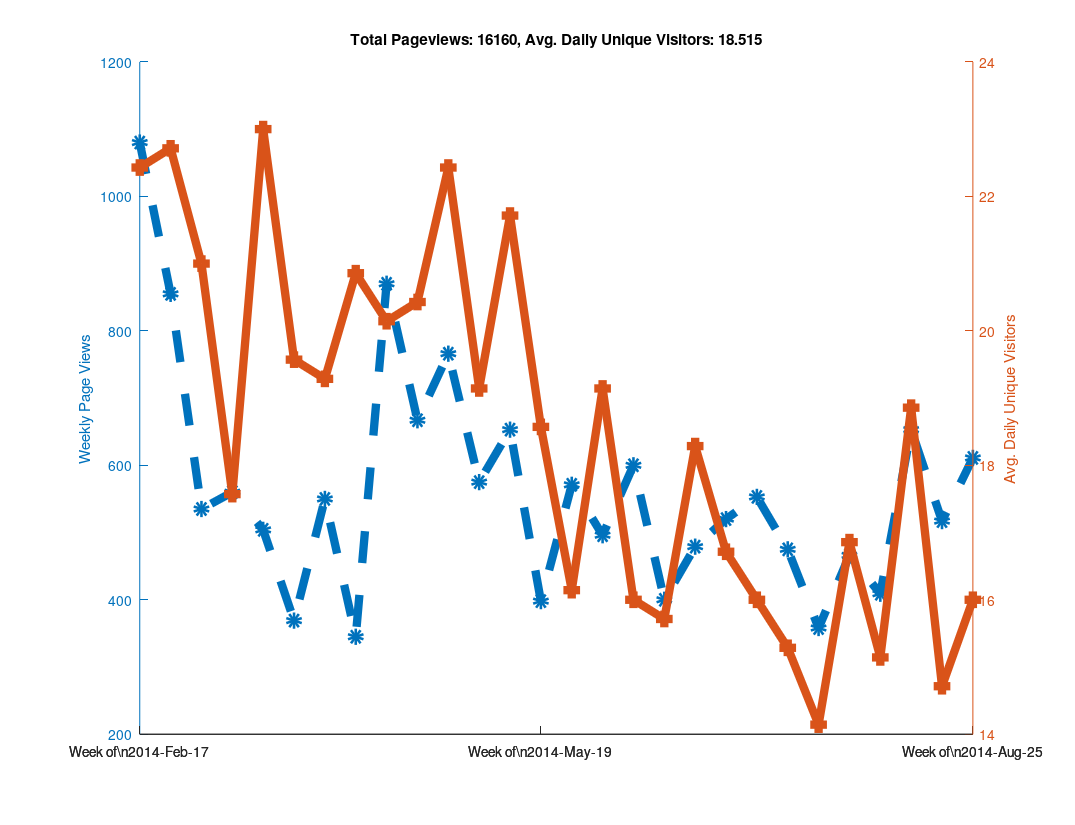

The MATLAB source for this figure:
clear all

% Github has a "traffic" page now, but it doesn't seem like you can
% put in an arbitrary date range?  When I looked at it, it showed the
% numbers of unique visitors and views for the last two weeks only...
% So as long as I check back at least once every two weeks I can keep
% a record of it?  Great...

% https://github.com/libMesh/libmesh/graphs/traffic

% Date, Views, Unique Visitors
data = {
    '2014-Feb-17', 274, 25
    '2014-Feb-18', 145, 30
    '2014-Feb-19', 129, 27
    '2014-Feb-20', 202, 24
    '2014-Feb-21', 240, 22
    '2014-Feb-22', 62,  17
    '2014-Feb-23', 28,  12
    '2014-Feb-24', 217, 19
    '2014-Feb-25', 90,  25
    '2014-Feb-26', 189, 36
    '2014-Feb-27', 112, 26
    '2014-Feb-28', 81,  20
    '2014-Mar-01', 113, 17
    '2014-Mar-02', 53,  16
    '2014-Mar-03', 41,  21
    '2014-Mar-04', 144, 35
    '2014-Mar-05', 51,  20
    '2014-Mar-06', 157, 25
    '2014-Mar-07', 50,  22
    '2014-Mar-08', 50,  11
    '2014-Mar-09', 42,  13
    '2014-Mar-10', 61,  16
    '2014-Mar-11', 27,  16
    '2014-Mar-12', 111, 20
    '2014-Mar-13', 66,  20
    '2014-Mar-14', 223, 25
    '2014-Mar-15', 46,   9
    '2014-Mar-16', 26,  17
    '2014-Mar-17', 80,  29
    '2014-Mar-18', 59,  30
    '2014-Mar-19', 85,  31
    '2014-Mar-20', 122, 18
    '2014-Mar-21', 61,  21
    '2014-Mar-22', 33,  18
    '2014-Mar-23', 64,  14
    '2014-Mar-24', 95,  24
    '2014-Mar-25', 75,  28
    '2014-Mar-26', 49,  18
    '2014-Mar-27', 57,  24
    '2014-Mar-28', 33,  16
    '2014-Mar-29', 41,  16
    '2014-Mar-30', 19,  11
    '2014-Mar-31', 52,  12
    '2014-Apr-01', 120, 21
    '2014-Apr-02', 68,  23
    '2014-Apr-03', 98,  28
    '2014-Apr-04', 77,  21
    '2014-Apr-05', 80,  15
    '2014-Apr-06', 55,  15
    '2014-Apr-07', 71,  31
    '2014-Apr-08', 84,  26
    '2014-Apr-09', 33,  18
    '2014-Apr-10', 32,  16
    '2014-Apr-11', 51,  20
    '2014-Apr-12', 25,  15
    '2014-Apr-13', 49,  20
    '2014-Apr-14', 120, 23
    '2014-Apr-15', 191, 27
    '2014-Apr-16', 219, 24
    '2014-Apr-17', 216, 30
    '2014-Apr-18', 63,  19
    '2014-Apr-19', 36,  11
    '2014-Apr-20', 25,   7
    '2014-Apr-21', 115, 24
    '2014-Apr-22', 128, 31
    '2014-Apr-23', 87,  25
    '2014-Apr-24', 108, 23
    '2014-Apr-25', 111, 20
    '2014-Apr-26', 89,   9
    '2014-Apr-27', 29,  11
    '2014-Apr-28', 177, 28
    '2014-Apr-29', 170, 27
    '2014-Apr-30', 183, 28
    '2014-May-01', 97,  25
    '2014-May-02', 64,  23
    '2014-May-03', 43,  12
    '2014-May-04', 32,  14
    '2014-May-05', 125, 28
    '2014-May-06', 68,  24
    '2014-May-07', 68,  19
    '2014-May-08', 114, 14
    '2014-May-09', 47,  20
    '2014-May-10', 139, 20
    '2014-May-11', 14,   9
    '2014-May-12', 90,  27
    '2014-May-13', 92,  22
    '2014-May-14', 197, 32
    '2014-May-15', 140, 26
    '2014-May-16', 59,  20
    '2014-May-17', 21,  9
    '2014-May-18', 54,  16
    '2014-May-19', 117, 28
    '2014-May-20', 47,  18
    '2014-May-21', 55,  19
    '2014-May-22', 77,  26
    '2014-May-23', 28,  12
    '2014-May-24', 38,  13
    '2014-May-25', 36,  14
    '2014-May-26', 44,  13
    '2014-May-27', 166, 24
    '2014-May-28', 139, 20
    '2014-May-29', 67,  25
    '2014-May-30', 73,  11
    '2014-May-31', 60,  9
    '2014-Jun-01', 22,  11
    '2014-Jun-02', 87,  18
    '2014-Jun-03', 103, 31
    '2014-Jun-04', 105, 27
    '2014-Jun-05', 74,  22
    '2014-Jun-06', 55,  16
    '2014-Jun-07', 53,  15
    '2014-Jun-08', 19,  5
    '2014-Jun-09', 91,  14
    '2014-Jun-10', 136, 19
    '2014-Jun-11', 104, 27
    '2014-Jun-12', 195, 22
    '2014-Jun-13', 51,  18
    '2014-Jun-14', 4,   4
    '2014-Jun-15', 19,  8
    '2014-Jun-16', 86,  19
    '2014-Jun-17', 60,  20
    '2014-Jun-18', 115, 25
    '2014-Jun-19', 73,  20
    '2014-Jun-20', 24,  12
    '2014-Jun-21', 12,  4
    '2014-Jun-22', 30,  10
    '2014-Jun-23', 106, 23
    '2014-Jun-24', 51,  16
    '2014-Jun-25', 115, 25
    '2014-Jun-26', 77,  24
    '2014-Jun-27', 91,  24
    '2014-Jun-28', 30,  9
    '2014-Jun-29', 9,   7
    '2014-Jun-30', 80,  25
    '2014-Jul-01', 118, 17
    '2014-Jul-02', 124, 18
    '2014-Jul-03', 103, 22
    '2014-Jul-04', 33,  11
    '2014-Jul-05', 37,  13
    '2014-Jul-06', 25,  11
    '2014-Jul-07', 147, 27
    '2014-Jul-08', 123, 14
    '2014-Jul-09', 75,  24
    '2014-Jul-10', 68,  16
    '2014-Jul-11', 103, 22
    '2014-Jul-12', 21,  6
    '2014-Jul-13', 16,  3
    '2014-Jul-14', 103, 24
    '2014-Jul-15', 86,  16
    '2014-Jul-16', 90,  20
    '2014-Jul-17', 92,  18
    '2014-Jul-18', 70,  17
    '2014-Jul-19', 27,  8
    '2014-Jul-20',  7,  4
    '2014-Jul-21', 66,  19
    '2014-Jul-22', 63,  16
    '2014-Jul-23', 56,  14
    '2014-Jul-24', 110, 19
    '2014-Jul-25', 27,  14
    '2014-Jul-26', 9,   8
    '2014-Jul-27', 27,  9
    '2014-Jul-28', 73,  23
    '2014-Jul-29', 136, 22
    '2014-Jul-30', 25,  14
    '2014-Jul-31', 113, 29
    '2014-Aug-01', 68,  20
    '2014-Aug-02', 34,  5
    '2014-Aug-03', 17,  5
    '2014-Aug-04', 28,  17
    '2014-Aug-05', 66,  15
    '2014-Aug-06', 62,  24
    '2014-Aug-07', 123, 17
    '2014-Aug-08', 92,  19
    '2014-Aug-09', 29,  9
    '2014-Aug-10', 9,   5
    '2014-Aug-11', 75,  17
    '2014-Aug-12', 108, 19
    '2014-Aug-13', 173, 25
    '2014-Aug-14', 109, 28
    '2014-Aug-15', 46,  17
    '2014-Aug-16', 33,  11
    '2014-Aug-17', 109, 15
    '2014-Aug-18', 154, 20
    '2014-Aug-19', 143, 23
    '2014-Aug-20', 54,  10
    '2014-Aug-21', 31,  19
    '2014-Aug-22', 86,  16
    '2014-Aug-23', 30,  7
    '2014-Aug-24', 19,  8
    '2014-Aug-25', 135, 18
    '2014-Aug-26', 140, 20
    '2014-Aug-27', 81,  23
    '2014-Aug-28', 87,  21
    '2014-Aug-29', 40,  11
    '2014-Aug-30', 102, 11
    '2014-Aug-31', 26,  8
    '2014-Sep-01', 37,  11
    '2014-Sep-02', 64,  11
    '2014-Sep-03', 52,  19
    '2014-Sep-04', 172, 37
    };

% Github now tracks the total number of clones and unique cloners
clone_data = {
    '2014-Aug-03', 0,  0
    '2014-Aug-04', 10, 6
    '2014-Aug-05', 7,  7
    '2014-Aug-06', 21, 14
    '2014-Aug-07', 11, 9
    '2014-Aug-08', 9,  8
    '2014-Aug-09', 2,  2
    '2014-Aug-10', 2,  2
    '2014-Aug-11', 8,  6
    '2014-Aug-12', 9,  8
    '2014-Aug-13', 19, 11
    '2014-Aug-14', 9,  7
    '2014-Aug-15', 5,  5
    '2014-Aug-16', 5,  2
    '2014-Aug-17', 5,  5
    '2014-Aug-18', 10, 8
    '2014-Aug-19', 9,  8
    '2014-Aug-20', 3,  3
    '2014-Aug-21', 12, 8
    '2014-Aug-22', 3,  3
    '2014-Aug-23', 2,  2
    '2014-Aug-24', 3,  3
    '2014-Aug-25', 8,  5
    '2014-Aug-26', 7,  7
    '2014-Aug-27', 9,  8
    '2014-Aug-28', 19, 12
    '2014-Aug-29', 18, 14
    '2014-Aug-30', 1,  1
    '2014-Aug-31', 1,  1
    '2014-Sep-01', 6,  5
    '2014-Sep-02', 9,  8
    '2014-Sep-03', 5,  4
    '2014-Sep-04', 9,  8
    };

% length works like you would expect it to for cell arrays.
N=length(data);

% A cell array of strings holding just the dates
dates = {data{:,1}};

% Note the extra square brackets!  This seems to be required (at least
% in Octave) to catch the output of data{:,2} as an array.
views = [data{:,2}];
visitors = [data{:,3}];



% 1.) Make daily plot - You can do this, but it gets a bit hard to read

%% % Can't plot string data automatically?
%% x=linspace(1,N,N);
%%
%% % Only way to set linestyles with plotyy is after the fact, apparently.
%% % plotyy returns the axis handle first, followed by the two plot handles.
%% clf;
%% hold on;
%% [haxis, h1, h2] = plotyy(x, views, x, visitors);
%%
%% % Label the axes
%% ylabel (haxis(1), 'Daily Page Views');
%% ylabel (haxis(2), 'Daily Unique Visitors');
%%
%% % Totaling unique visitors doesn't really mean much...
%% title (['Total Pageviews: ', num2str(sum(views)), ', Avg. Daily Unique Visitors: ', num2str(mean(visitors))]);
%%
%% % Make thick lines - this looks better in PDF
%% set([h1, h2], 'linewidth', 6);
%%
%% % Turn on markers
%% set(h1, 'marker', 'o');
%% set(h2, 'marker', 's');
%%
%% % Set marker size
%% set([h1, h2], 'markersize', 6);
%%
%% % Make dashed line?  Aquaterm doesn't seem to properly display this, but it
%% % does work in the PDF!
%% set(h1, 'linestyle', '--');
%%
%% % Set the xticks and labels so that it shows dates instead of numbers.
%% xticksat = [1 length(x)];
%% set(haxis, 'xtick', xticksat);
%%
%% for i=1:length(xticksat)
%%   xtlabels{i} = data{xticksat(i), 1};
%% end
%% set(haxis, 'xticklabel', xtlabels);
%%
%% % Print to PDF
%% set (gcf, "paperposition", [0.25, 0.25, 10.75, 8.25]);
%% set (gcf, "papersize", [11, 8.5]);
%% set (gcf, "paperorientation", 'landscape');
%%
%% % Make a PDF of this plot.
%% print('-dpdf', 'github_traffic.pdf', '-FHelvetica:20');



% 2.) Make weekly plot - the data is naturally week-periodic
week_indexes = 1:7:N;

% Get total views and average unique viewers for each week
week_views = [];
week_visitors = [];
  for i=1:length(week_indexes)-1
  start = week_indexes(i);
  stop = week_indexes(i+1) - 1;
  week_views(end+1) = sum(views(start:stop));
  week_visitors(end+1) = mean(visitors(start:stop));
end

clf;
hold on;

x=linspace(1, length(week_views), length(week_views));
[haxis, h1, h2] = plotyy(x, week_views, x, week_visitors);

% Label the axes
ylabel (haxis(1), 'Weekly Page Views');
ylabel (haxis(2), 'Avg. Daily Unique Visitors');

% Totaling unique visitors doesn't really mean much...
title (['Total Pageviews: ', num2str(sum(views)), ', Avg. Daily Unique Visitors: ', num2str(mean(visitors))]);

% Make thick lines - this looks better in PDF
set([h1, h2], 'linewidth', 6);

% Turn on markers
set(h1, 'marker', 'o');
set(h2, 'marker', 's');

% Set marker size
set([h1, h2], 'markersize', 6);

% Make dashed line?  Aquaterm doesn't seem to properly display this, but it
% does work in the PDF!
set(h1, 'linestyle', '--');

% Set the xticks and labels so that it shows dates instead of numbers.
xticksat = [1 ceil(length(x)/2) length(x)];
set(haxis, 'xtick', xticksat);

for i=1:length(xticksat)
  xtlabels{i} = ['Week of\n', data{week_indexes(xticksat(i)), 1}];
end
set(haxis, 'xticklabel', xtlabels);

% Print to PDF
set (gcf, "papersize", [11, 8.5]);
set (gcf, "paperorientation", 'landscape');

% I was using these paper settings in older versions of Octave, but
% they changed in 3.8.0
is_380 = strcmp(version(), '3.8.0');

if (!is_380)
  set (gcf, "paperposition", [0.25, 0.25, 10.75, 8.25]);
else
  % In Octave 3.8.0, the default paperposition is [0.25000, 2.50000, 8.00000, 6.00000],
  % the third number makes the plot taller instead of wider!
  set (gcf, "paperposition", [0.25, 0.25, 8.0, 10.5]);
end

% Make a PDF of this plot.
print('-dpdf', 'weekly_github_traffic.pdf', '-FHelvetica:20');



% 3.) Make monthly plot - not enough data to be interesting yet...

%% month_intervals = {'2014-Feb-17', '2014-Mar-17', '2014-Apr-17'};
%%
%% % Numerical indexes of the month intervals
%% month_indexes = [];
%%
%% for i=1:length(month_intervals)
%%   % Calling 'strcmp' on a cell array of strings returns an array of 0s
%%   % and 1s, then 'find' returns the non-zero index.  The 'end' keyword
%%   % is used to append to the array.
%%   month_indexes(end+1) = find(strcmp(month_intervals{i}, dates));
%% end
%%
%% % Get total views and average unique viewers for each month
%% month_views = [];
%% month_visitors = [];
%%   for i=1:length(month_indexes)-1
%%   start = month_indexes(i);
%%   stop = month_indexes(i+1) - 1;
%%   month_views(end+1) = sum(views(start:stop));
%%   month_visitors(end+1) = mean(visitors(start:stop));
%% end
%%
%% clf;
%% hold on;
%% x=linspace(1, length(month_views), length(month_views));
%% [haxis, h1, h2] = plotyy(x, month_views, x, month_visitors);
